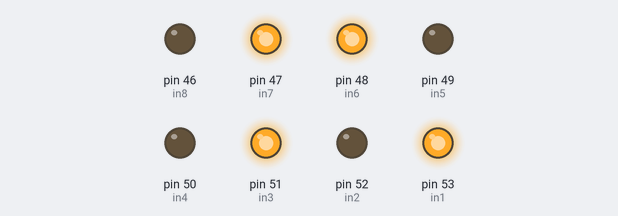
The sketch below on a simulated Arduino Mega 2560, built with avr-gcc and run on an emulated ATmega2560. Parts: output pins drawn as LEDs (lit = HIGH).

Above: at 0.1 s.
Timing chart, 0 to 1.6 s (numbered marks = the images above):
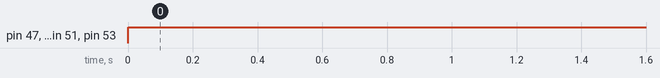

Measured:
- by itself, pin 47 (in7), pin 48 (in6), pin 51 (in3), pin 53 (in1): LOW → HIGH at 0.00 s

The sketch:

testing.ino
```cpp
//
//
int in1 = 53;
int in2 = 52;
int in3 = 51;
int in4 = 50;

int in5 = 49;
int in6 = 48;
int in7 = 47;
int  in8 = 46;

void setup() {
  // put your setup code here, to run once:
  Serial.begin(9600);
  pinMode(in1, OUTPUT);
  pinMode(in2, OUTPUT);
  pinMode(in3, OUTPUT);
  pinMode(in4, OUTPUT);

  pinMode(in5, OUTPUT);
  pinMode(in6, OUTPUT);
  pinMode(in7, OUTPUT);
  pinMode(in8, OUTPUT);
}

void loop() {
  // put your main code here, to run repeatedly:
  digitalWrite(in1, HIGH);
  digitalWrite(in2, LOW);
  digitalWrite(in3, HIGH);
  digitalWrite(in4, LOW);

  digitalWrite(in5, LOW);
  digitalWrite(in6, HIGH);
  digitalWrite(in7, HIGH);
  digitalWrite(in8, LOW);

}
```
